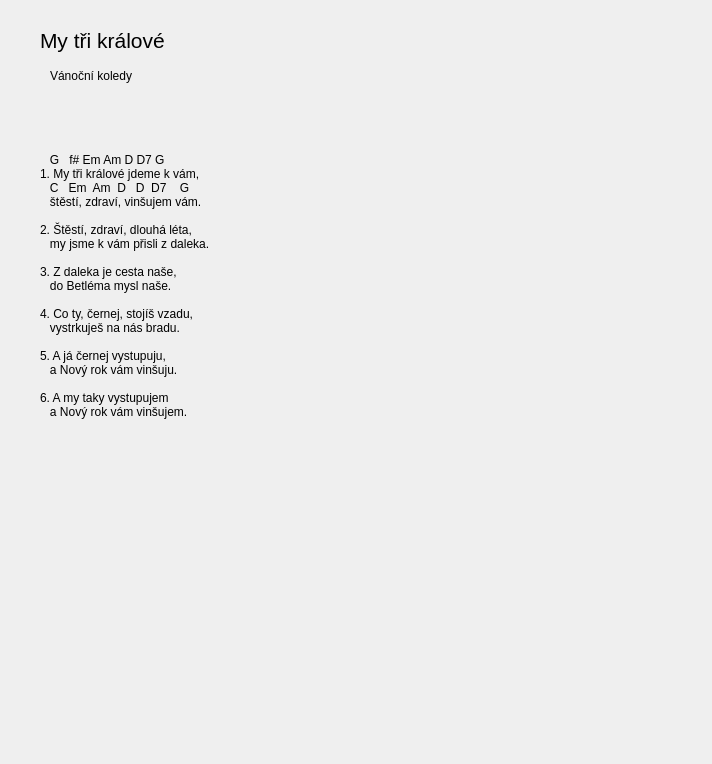
<?xml version="1.0" encoding="UTF-8"?>
<ui version="4.0">
 <class>Form</class>
 <widget class="QWidget" name="Form">
  <property name="geometry">
   <rect>
    <x>0</x>
    <y>0</y>
    <width>712</width>
    <height>764</height>
   </rect>
  </property>
  <property name="windowTitle">
   <string>Form</string>
  </property>
  <widget class="QLabel" name="label_2">
   <property name="geometry">
    <rect>
     <x>50</x>
     <y>60</y>
     <width>91</width>
     <height>31</height>
    </rect>
   </property>
   <property name="text">
    <string>Vánoční koledy</string>
   </property>
  </widget>
  <widget class="QLabel" name="label">
   <property name="geometry">
    <rect>
     <x>40</x>
     <y>20</y>
     <width>141</width>
     <height>41</height>
    </rect>
   </property>
   <property name="font">
    <font>
     <pointsize>16</pointsize>
    </font>
   </property>
   <property name="text">
    <string>My tři králové</string>
   </property>
  </widget>
  <widget class="QLabel" name="label_3">
   <property name="geometry">
    <rect>
     <x>40</x>
     <y>130</y>
     <width>401</width>
     <height>311</height>
    </rect>
   </property>
   <property name="text">
    <string>   G   f# Em Am D D7 G
1. My tři králové jdeme k vám,
   C   Em  Am  D   D  D7    G
   štěstí, zdraví, vinšujem vám.

2. Štěstí, zdraví, dlouhá léta,
   my jsme k vám přisli z daleka.

3. Z daleka je cesta naše,
   do Betléma mysl naše.

4. Co ty, černej, stojíš vzadu,
   vystrkuješ na nás bradu.

5. A já černej vystupuju,
   a Nový rok vám vinšuju.

6. A my taky vystupujem
   a Nový rok vám vinšujem.</string>
   </property>
  </widget>
 </widget>
 <resources/>
 <connections/>
</ui>
